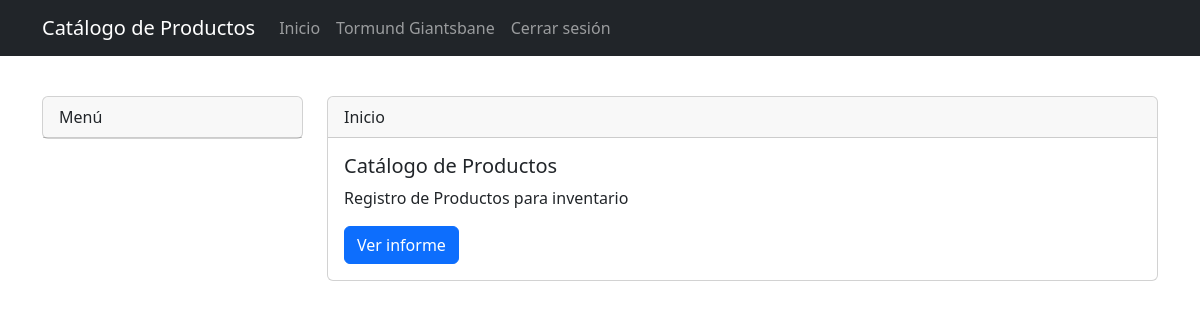
The app's page /index.php?page=inicio (signed in), older data.
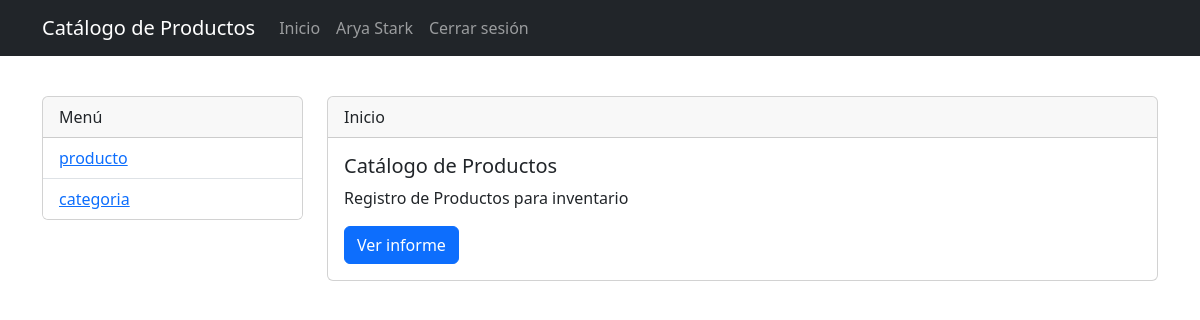
The same page, newer data.
### tables this page shows
CREATE TABLE permiso(
    id_permiso INT(4) PRIMARY KEY AUTO_INCREMENT,
    usuario_id INT(4) NOT NULL,
    contenido_id INT(4) NOT NULL,
    nivel INT(2) DEFAULT 0,
    FOREIGN KEY (usuario_id) REFERENCES usuario (id_usuario) ON UPDATE CASCADE ON DELETE RESTRICT,
	FOREIGN KEY (contenido_id) REFERENCES contenido (id_contenido) ON UPDATE CASCADE ON DELETE RESTRICT
);

CREATE TABLE contenido(
    id_contenido INT(4) PRIMARY KEY AUTO_INCREMENT,
    contenido VARCHAR(100) NOT NULL
);

### index.php (called while the page is built)
<?php
	require('core/request.php');
?>

### models/PermisoModel.php (called while the page is built, shortened)
<?php
require_once 'ModeloBase.php';
class PermisoModel extends ModeloBase {
	public function obtenerPermisos($usuario_id) {
		$db = new ModeloBase();
		$query = "SELECT pag.id_contenido, pag.contenido, per.nivel
		FROM permiso AS per
		INNER JOIN contenido AS pag ON per.contenido_id = pag.id_contenido
		WHERE per.usuario_id = $usuario_id ORDER BY id_permiso";
		$resultado = $db->obtenerTodos($query);
		return $resultado;
	}
}

### models/ModeloBase.php (called while the page is built, shortened)
<?php
require_once './libs/DB.php';
class ModeloBase extends DB {
	public $db;
	public function __construct() {
		$this->db = new DB();
		$this->db->setAttribute(PDO::ATTR_ERRMODE, PDO::ERRMODE_EXCEPTION);
    	$this->db->setAttribute(PDO::ATTR_EMULATE_PREPARES, false);
	}
	public function obtenerTodos($query) {
		try {
			return $this->db->query($query);
		} catch (PDOException $e){
			echo "Error: ".$e->getMessage();
		}
	}
}

### libs/DB.php (called while the page is built, shortened)
<?php
class DB extends PDO {
	private $hostname = 'localhost';
	private $database = 'up_login_mvc';
	public function __construct() {
		$dsn = 'mysql:dbname='.$this->database.';host='.$this->hostname;
	}
}
?>

### controllers/PermisoController.php (called while the page is built, shortened)
<?php
require_once 'models/PermisoModel.php';
class PermisoController {
	public function obtenerPermisos($usuario_id) {
		$permisos = new PermisoModel();
		return $permisos->obtenerPermisos($usuario_id);
	}
}

### views/paginas/inicio.php (the view)
<?php
require_once 'controllers/PermisoController.php';
$objeto = new PermisoController();
$usuario_id = $_SESSION['id_usuario'];
$permisos = $objeto->obtenerPermisos($usuario_id);
?>
<main role="main" class="container">
	<div class="row">
		<div class="col-sm-3">
			<div class="card">
				<div class="card-header">Menú</div>
				<ul class="list-group list-group-flush">
					<?php
						if (!empty($permisos)) {
							foreach ($permisos as $r) {
							if ($r['nivel'] > 0) {
					?>
					<li class="list-group-item">
						<a href="?page=<?php echo $r['contenido'];?>"><?=$r['contenido'];?></a>
					</li>
					<?php	} } } ?>
				</ul>
			</div>
		</div>
		<div class="col-sm-9">
			<div class="card">
				<div class="card-header">Inicio</div>
				<div class="card-body">
					<h5 class="card-title">Catálogo de Productos</h5>
					<p class="card-text">Registro de Productos para inventario</p>
					<a href="#" class="btn btn-primary">Ver informe</a>
				</div>
			</div>
		</div>
	</div>
</main>

### core/request.php (shortened to what this page needs)
<?php
$page = $_GET['page'];
if (!empty($page)) {
	$data = array(
		'login' 			=> array('model' => 'UsuarioModel', 'view' => 'login', 	'controller' => 'UsuarioController'),
		'inicio' 			=> array('model' => 'UsuarioModel',	'view' => 'inicio', 'controller' => 'InicioController'),
		'error' 			=> array('model' => 'UsuarioModel',	'view' => 'error', 	'controller' => 'InicioController'),
		'categoria' 		=> array('model' => 'CategoriaModel','view' => 'categoria', 		'controller' => 'CategoriaController'),
		'categoria-detalle'	=> array('model' => 'CategoriaModel','view' => 'categoriaDetalle', 	'controller' => 'CategoriaController'),
		'categoria-insertar'=> array('model' => 'CategoriaModel','view' => 'categoriaInsertar', 'controller' => 'CategoriaController'),
		'categoria-editar' 	=> array('model' => 'CategoriaModel','view' => 'categoriaEditar', 	'controller' => 'CategoriaController'),
		'categoria-eliminar'=> array('model' => 'CategoriaModel','view' => 'categoriaEliminar', 'controller' => 'CategoriaController'),
	);
	foreach($data as $key => $components) {
		if ($page == $key) {
			$model = $components['model'];
			$view = $components['view'];
			break;
		}
	}
	if (isset($model)) {
		$objeto = new $controller();
		$objeto->$view();
	}
} else {
	header('Location: index.php?page=login');
}

### controllers/InicioController.php (shortened to what this page needs)
<?php
class InicioController {
	public function inicio() {
		if ( isset($_SESSION['id_usuario']) && $_SESSION['login'] == 'ok') {
	        require_once('./views/includes/cabecera.php');
	        require_once('./views/includes/navbar.php');
	        require_once('./views/paginas/inicio.php');
	        require_once('./views/includes/pie.php');
		} else{
			header('Location: index.php?page=login');
            die();
		}
	}
}

### views/includes/cabecera.php (shortened to what this page needs)
<!DOCTYPE html>
<html lang="es">
<head>
	<link rel="stylesheet" href="https://cdn.jsdelivr.net/npm/bootstrap@5.3.0/dist/css/bootstrap.min.css">
</head>
<body>

### views/includes/navbar.php (shortened to what this page needs)
<nav class="navbar navbar-expand-md navbar-dark bg-dark fixed-top">
	<div class="container">
		<a class="navbar-brand" href="#"><?php echo NOMBRE_SISTEMA; ?></a>
		<div class="collapse navbar-collapse" id="navbarsExampleDefault">
			<ul class="navbar-nav mr-auto">
				<li class="nav-item active">
					<a class="nav-link" href="index.php?page=inicio">Inicio</a>
				</li>
			</ul>
			<ul class="navbar-nav text-right">
				<li class="nav-item"><a class="nav-link" href="#"><?php echo $_SESSION['nombre']; ?></a></li>
				<li class="nav-item">
					<form action="" method="POST" name="logoutForm" id="logoutForm">
						<button type="submit" class="btn btn-link nav-link" name="salir">Cerrar sesión</button>
					</form>
				</li>
			</ul>
		</div>
	</div>
</nav>
<div class="mb-5 pb-5"></div>

### views/includes/pie.php (shortened to what this page needs)
</body>
</html>

Row changes from the older to the newer data that the page shows:
now on this page (row edited): permiso: contenido.contenido "producto"
now on this page (row edited): permiso: contenido.contenido "categoria"
Text that changed along with them:
$_SESSION['nombre']: "Tormund Giantsbane" → "Arya Stark"
